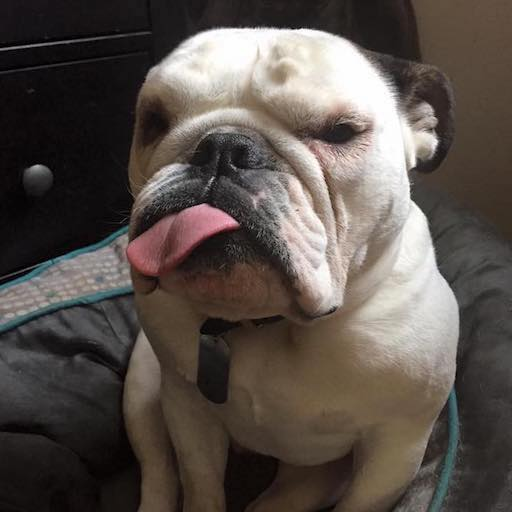
#> input picture module_4/flubba1.jpg, 512 x 512 px
$ python test_blending.py
#> lines starting #> are read from the running program, lines starting #| are printed output that depends on the picture
"""
Testing various 2D convolution methods
Important: Remember to use the correct RGB BGR ordering!
"""
import numpy as np
import cv2 as cv
import matplotlib.pyplot as plt

def main():
    """ main function """
    # read in two images
    img1 = cv.imread('flubba1.jpg')
#> img1 is the input picture: shape (512, 512, 3); mean B, G, R 74.7, 80.3, 88.8
    img2 = cv.imread('flubba2.jpg')
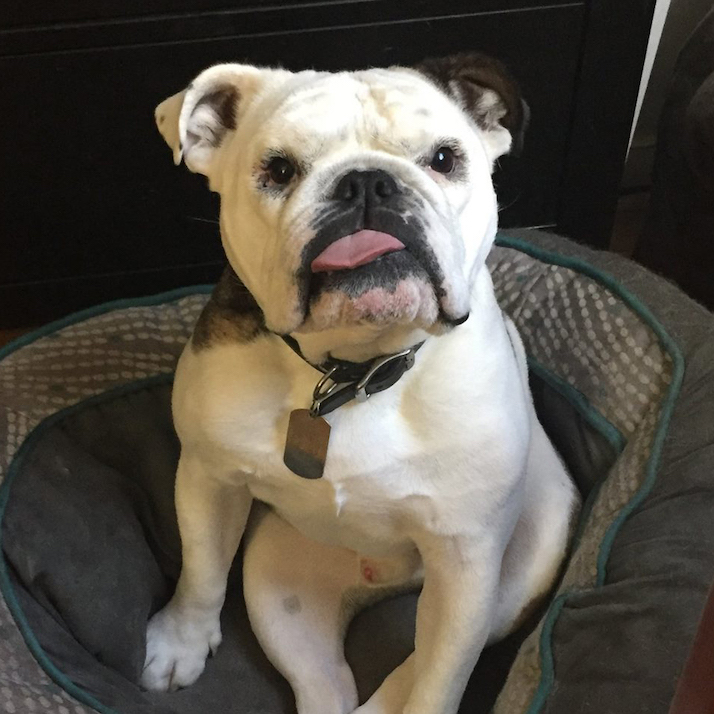
#> input picture module_4/flubba2.jpg, 714 x 714 px
#> img2 is the input picture: shape (714, 714, 3); mean B, G, R 73.9, 83.1, 88.7
    # img_color = cv.imread('flubba1.jpg')

    cols1, rows1, _channels1 = map( int, img1.shape )
#> cols1 = 512; rows1 = 512
    cols2, rows2, _channels2 = map( int, img2.shape )
#> cols2 = 714; rows2 = 714

    # get first gaussian pyramid
    img1_g1 = cv.pyrDown(img1, dstsize=(cols1 // 2, rows1 // 2))
    img2_g1 = cv.pyrDown(img2, dstsize=(cols2 // 2, rows2 // 2))

    # upsample g1
    img1_g0 = cv.pyrUp( img1_g1, dstsize=(cols1, rows1))
    img2_g0 = cv.pyrUp( img2_g1, dstsize=(cols2, rows2))

    # compute different between original and upsamples g1 to get laplacian

    img1_laplacian = img1 - img1_g0
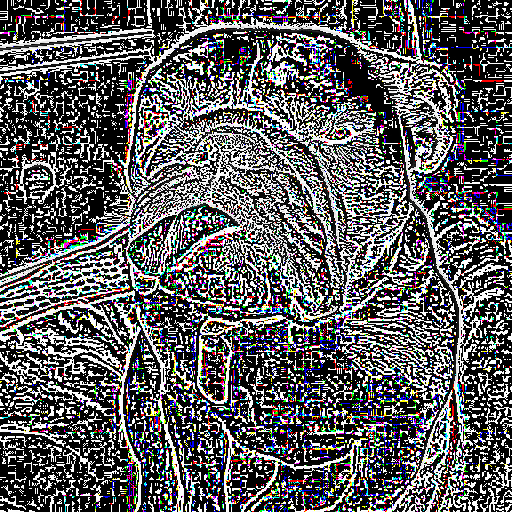
#> img1_laplacian: shape (512, 512, 3); mean B, G, R 93.8, 92.2, 92.9
    img2_laplacian = img2 - img2_g0
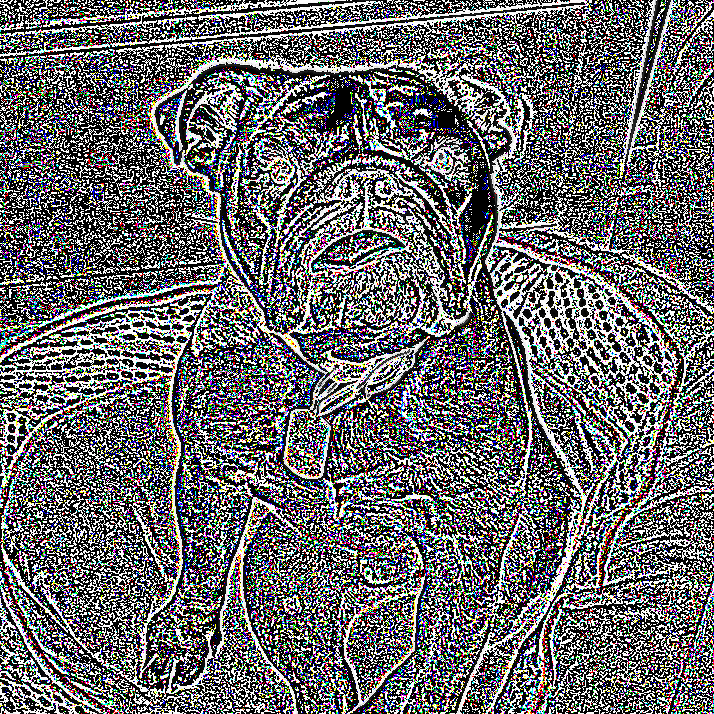
#> img2_laplacian: shape (714, 714, 3); mean B, G, R 105.8, 104.3, 104.8

    cv.imwrite('flubba.laplacian1.jpg', img1_laplacian)
    cv.imwrite('flubba.laplacian2.jpg', img2_laplacian)

    # figure = plt.figure(figsize=(10, 10))

    # # threshold
    # threshold = 25

    # # regular blur
    # blur1 = cv.blur(img_color, (threshold, threshold))

    # # bilateral filter
    # # bf_threshold = 300
    # # blur1 = cv.bilateralFilter( img_color, 9, bf_threshold, bf_threshold)

    # # gaussian blur
    # blur2 = cv.GaussianBlur(img_color, (threshold, threshold), 0)

    # # median blur
    # blur3 = cv.medianBlur( img_color, threshold)

    # titles = ['Original Image', 'Blur',
    #           'Gaussian Blur (v = %d)' % threshold, 'Median Blur (v = %d)' % threshold,]
    # images = [img1, img2, blur1, blur2, blur3]
    # for i in xrange(4):
    #     plt.subplot(2, 2, i+1),plt.imshow( cv.cvtColor(images[i], cv.COLOR_BGR2RGB ) )
    #     plt.title(titles[i])
    #     plt.xticks([]),plt.yticks([])
    # # plt.show()

    # figure.savefig('flubba.g0.jpg')

main()
